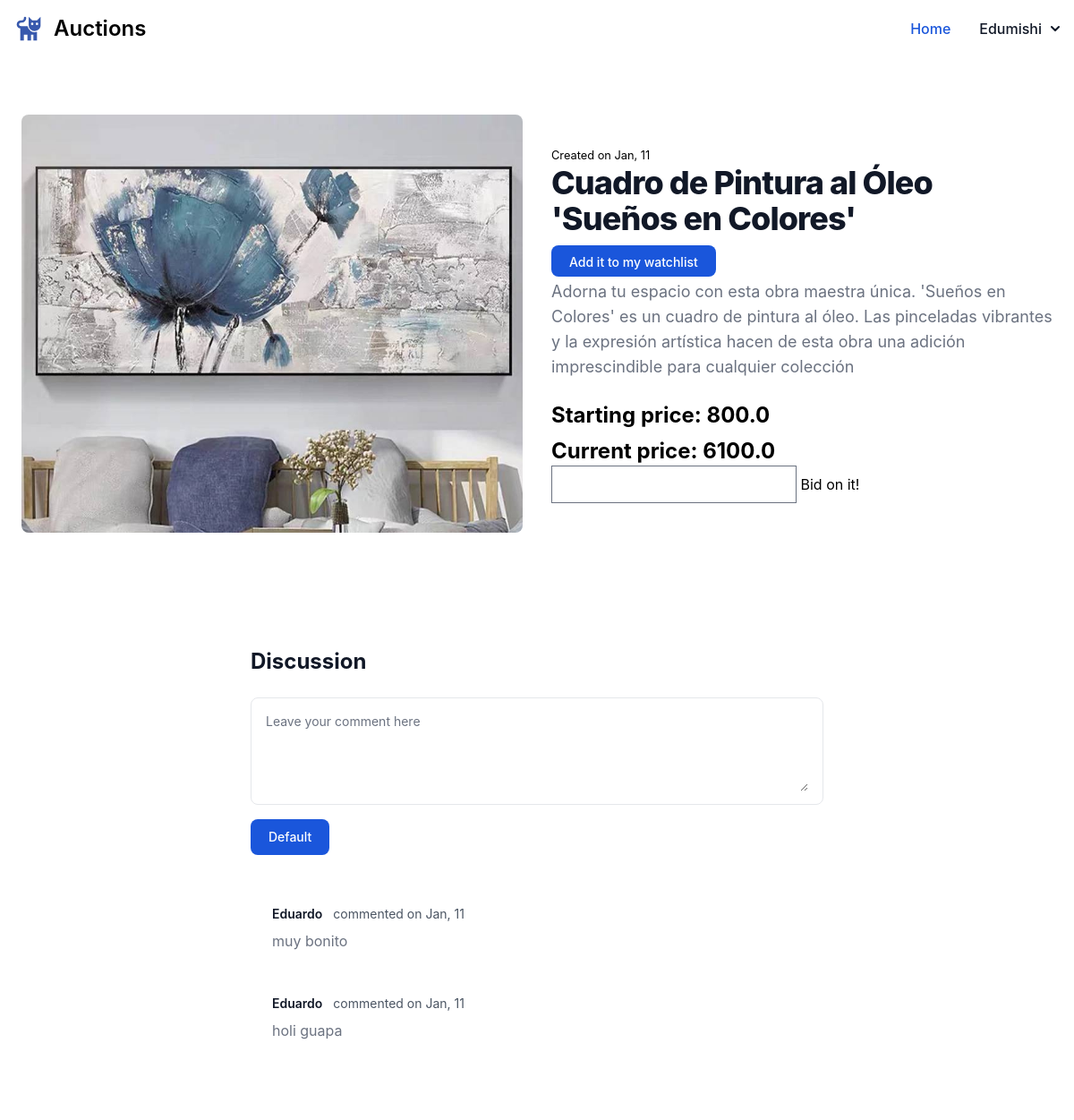
The page /auction/listing/15 (signed in) on the database its author committed.
### auctions/models.py (models this page shows, shortened)
class User(AbstractUser):
    pass

class Picture(models.Model):
    listing = models.ForeignKey(Listing, on_delete=models.CASCADE, related_name="get_pictures")
    picture = models.ImageField(upload_to="static\\auctions\\images")
    alt_text = models.CharField(max_length=140)

class Listing(models.Model):
    title = models.CharField(max_length=60)
    active = models.BooleanField(default=True)
    created_date = models.DateTimeField(default=timezone.now())
    description = models.CharField(null=True, max_length=300)
    startingBid = models.FloatField()
    currentBid = models.FloatField(blank=True,null=True)
    category = models.ForeignKey(Category, on_delete=models.CASCADE ,related_name="similar_listings")
    creator = models.ForeignKey(User, on_delete=models.PROTECT, related_name="all_creators_listings")
    watchers = models.ManyToManyField(User, blank=True, related_name="watched_listings")
    buyer = models.ForeignKey(User, null=True, on_delete=models.PROTECT)

class comment(models.Model):
    comment = models.CharField(max_length=100)
    createdDate = models.DateTimeField(default=timezone.now)
    user = models.ForeignKey(User, on_delete=models.CASCADE)
    listing = models.ForeignKey(Listing, on_delete=models.CASCADE, related_name="get_comments")

### auctions/views.py (the view)
# urls.py: path("auction/listing/<int:listing_id>", views.listing, name="listing"),
def listing(request, listing_id):
    if not request.user.is_authenticated:
        return HttpResponseRedirect(reverse('login'))
    listing = Listing.objects.get(id=listing_id)
    if request.user in listing.watchers.all():
        listing.is_watched = True
    else:
        listing.is_watched = False
    return render(request, "auctions/listing.html", {
        "listing": listing,
        "listing_pictures": listing.get_pictures.all(),
        "form": newBidForm(),
        "comments": listing.get_comments.all(),
        "comment_form": newCommentForm()
    })

### auctions/views.py
class newBidForm(ModelForm):
    class Meta:
        model = Bid
        fields = ['offer']

class newCommentForm(ModelForm):
    class Meta:
        model = comment
        fields = ['comment']
        widgets = {
            'comment': forms.Textarea(attrs={'class': 'px-0 w-full text-sm text-gray-900 border-0 focus:ring-0 focus:outline-none dark:text-white dark:placeholder-gray-400 dark:bg-gray-800','placeholder': 'Leave your comment here','rows':'4'})
        }

### auctions/templates/auctions/listing.html (shortened to what this page needs)
{% extends "auctions/layout.html" %}
{% block body %}
<section class="bg-white dark:bg-gray-900">
    <div class="gap-8 items-center py-8 px-4 mx-auto max-w-screen-xl xl:gap-16 md:grid md:grid-cols-2 sm:py-16 lg:px-6">
        {% for item in listing_pictures %}
                <img class="w-full rounded-lg" src="../../..{{ item.picture.url }}" alt="{{ item.alt_text }}">
            {% empty %}
                <img class="w-full rounded-lg" src="https://www.inbounder.com.br/wp-content/themes/inbounder/images/no-image/No-Image-Found-400x264.png" alt="No image found.">
            {% endfor %}
        <div class="mt-4 md:mt-0">
            <p class=""><small class="">Created on {{ listing.created_date|date:"M, d" }} </small></p>
            <h2 class="mb-4 text-4xl tracking-tight font-extrabold text-gray-900 dark:text-white">{{ listing.title }}</h2>
            {% if listing.is_watched and listing.active %}
            <a href="{% url 'change_watchlist' listing.id 'listing' %}" class="focus:outline-none text-white bg-red-700 hover:bg-red-800 focus:ring-4 focus:ring-red-300 font-medium rounded-lg text-sm px-5 py-2.5 me-2 mb-2 dark:bg-red-600 dark:hover:bg-red-700 dark:focus:ring-red-900 pb-2">
                    Remove from my watchlist
            </a>
            {% elif not listing.is_watched and listing.active %}
            <a href="" class="text-white bg-blue-700 hover:bg-blue-800 focus:ring-4 focus:ring-blue-300 font-medium rounded-lg text-sm px-5 py-2.5 me-2 mb-2 dark:bg-blue-600 dark:hover:bg-blue-700 focus:outline-none dark:focus:ring-blue-800 pb-2">
                Add it to my watchlist
            </a>
            {% endif %}
            <p class="mb-6 font-light text-gray-500 md:text-lg dark:text-gray-400 pt-2">{{ listing.description }}</p>
            <p class="text-2xl font-bold text-black-600 dark:text-white pb-2">Starting price: {{ listing.startingBid }}</p>
            <p class="text-2xl font-bold text-black-600 dark:text-white">
                {% if listing.currentBid is None %}
                    {% if listing.creator != user  %}
                        Make the first bid of this listing!
                    {% else %}
                    {% endif %}
                {% else %}
                    Current price: {{ listing.currentBid }}
                {% endif %}
            {% if listing.active and listing.creator != user %}
                <div class="">
                    <form action="{% url 'take_bid' listing.id %}" method="post">
                        {{ form.offer }}
                        <input type = submit value="Bid on it!">
                    </form>
                </div>
            {% endif %}
        </div>
    </div>
</section>
<section class="bg-white dark:bg-gray-900 py-8 lg:py-16 antialiased">
    <div class="max-w-2xl mx-auto px-4">
        <div class="flex justify-between items-center mb-6">
          <h2 class="text-lg lg:text-2xl font-bold text-gray-900 dark:text-white">Discussion</h2>
      </div>
      <form class="mb-6" action="{% url 'comments' listing.id %}" method="post">
        {% if listing.active %}
          <div class="py-2 px-4 mb-4 bg-white rounded-lg rounded-t-lg border border-gray-200 dark:bg-gray-800 dark:border-gray-700">
              {{ comment_form.comment }}
          </div>
          <button type="submit" class="text-white bg-blue-700 hover:bg-blue-800 focus:ring-4 focus:ring-blue-300 font-medium rounded-lg text-sm px-5 py-2.5 me-2 mb-2 dark:bg-blue-600 dark:hover:bg-blue-700 focus:outline-none dark:focus:ring-blue-800">Default</button>
        {% else %}
        <p>ya ta cerrao</p>
        {% endif %}
      </form>
      {% for comment in comments %}
      <article class="p-6 text-base bg-white rounded-lg dark:bg-gray-900">
          <footer class="flex justify-between items-center mb-2">
              <div class="flex items-center">
                  <p class="inline-flex items-center mr-3 text-sm text-gray-900 dark:text-white font-semibold">{{ comment.user|default:"Unknown auctor" }} </p>
                  <p class="text-sm text-gray-600 dark:text-gray-400">commented on <time pubdate datetime="2022-02-08">{{ comment.createdDate|date:"M, d"  }}</time></p>
              </div>
          </footer>
          <p class="text-gray-500 dark:text-gray-400">{{ comment.comment }}</p>
      </article>
      {% endfor %}
    </div>
  </section>
{% endblock %}

### auctions/templates/auctions/layout.html (shortened to what this page needs)
{% load static %}
<!DOCTYPE html>
<html lang="en">
    <head>
        <link href="https://cdnjs.cloudflare.com/ajax/libs/flowbite/2.2.1/flowbite.min.css" rel="stylesheet" />
        <link rel="stylesheet" href="https://unpkg.com/dropzone@5/dist/min/dropzone.min.css" type="text/css" />
        <link rel="stylesheet" href="../../static/auctions/styles.css">
      </head>
<body>
<nav class="bg-white border-gray-200 dark:bg-gray-900 dark:border-gray-700">
  <div class="max-w-screen-xl flex flex-wrap items-center justify-between mx-auto p-4">
    <a href="#" class="flex items-center space-x-3 rtl:space-x-reverse">
      <span class="self-center text-2xl font-semibold whitespace-nowrap dark:text-white">Auctions</span>
    </a>
    <div class="hidden w-full md:block md:w-auto" id="navbar-dropdown">
      <ul class="flex flex-col font-medium p-4 md:p-0 mt-4 border border-gray-100 rounded-lg bg-gray-50 md:space-x-8 rtl:space-x-reverse md:flex-row md:mt-0 md:border-0 md:bg-white dark:bg-gray-800 md:dark:bg-gray-900 dark:border-gray-700">
        <li>
          <a href="{% url 'index' %}" class="block py-2 px-3 text-white bg-blue-700 rounded md:bg-transparent md:text-blue-700 md:p-0 md:dark:text-blue-500 dark:bg-blue-600 md:dark:bg-transparent" aria-current="page">Home</a>
        </li>
        {% if user.is_authenticated %}
        <li>
            <button id="dropdownNavbarLink" data-dropdown-toggle="dropdownNavbar" class="flex items-center justify-between w-full py-2 px-3 text-gray-900 rounded hover:bg-gray-100 md:hover:bg-transparent md:border-0 md:hover:text-blue-700 md:p-0 md:w-auto dark:text-white md:dark:hover:text-blue-500 dark:focus:text-white dark:border-gray-700 dark:hover:bg-gray-700 md:dark:hover:bg-transparent">{{ user.username }}
              <svg class="w-2.5 h-2.5 ms-2.5" aria-hidden="true" xmlns="http://www.w3.org/2000/svg" fill="none" viewBox="0 0 10 6">
    <path stroke="currentColor" stroke-linecap="round" stroke-linejoin="round" stroke-width="2" d="m1 1 4 4 4-4"/>
  </svg></button>
        </li>
        {% endif %}
      </ul>
    </div>
  </div>
</nav>
  {% block body %}
  {% endblock %}
  </body>
</html>
<!DOCTYPE html>
<html lang="en">
<head>
</head>
<body>
</body>
</html>

### rows shown on the page
User: username "Edumishi"
Picture: picture (picture)
Listing: created_date "Jan, 11", title "Cuadro de Pintura al Óleo 'Sueños en Colores'", description "Adorna tu espacio con esta obra maestra única. 'Sueños en Colores' es un cuadro de pintura al óleo. Las pinceladas vibrantes y la expresión artística hacen de esta obra una adición imprescindible para cualquier colección", startingBid "800.0", currentBid "6100.0"
comment: user "Eduardo", createdDate "Jan, 11", comment "muy bonito"
comment: user "Eduardo", createdDate "Jan, 11", comment "holi guapa"
